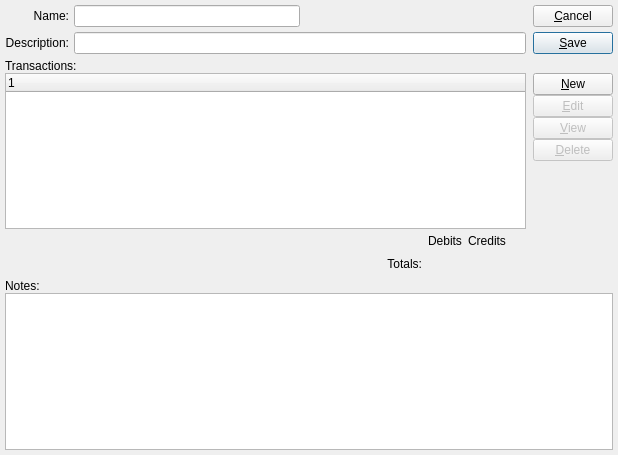
<?xml version="1.0" encoding="UTF-8"?>
<ui version="4.0">
 <comment>This file is part of the xTuple ERP: PostBooks Edition, a free and
open source Enterprise Resource Planning software suite,
Copyright (c) 1999-2018 by OpenMFG LLC, d/b/a xTuple.
It is licensed to you under the Common Public Attribution License
version 1.0, the full text of which (including xTuple-specific Exhibits)
is available at www.xtuple.com/CPAL.  By using this software, you agree
to be bound by its terms.</comment>
 <class>standardJournal</class>
 <widget class="QDialog" name="standardJournal">
  <property name="geometry">
   <rect>
    <x>0</x>
    <y>0</y>
    <width>618</width>
    <height>455</height>
   </rect>
  </property>
  <property name="windowTitle">
   <string>Standard Journal</string>
  </property>
  <layout class="QVBoxLayout">
   <property name="spacing">
    <number>5</number>
   </property>
   <property name="leftMargin">
    <number>5</number>
   </property>
   <property name="topMargin">
    <number>5</number>
   </property>
   <property name="rightMargin">
    <number>5</number>
   </property>
   <property name="bottomMargin">
    <number>5</number>
   </property>
   <item>
    <layout class="QHBoxLayout">
     <property name="spacing">
      <number>7</number>
     </property>
     <item>
      <layout class="QVBoxLayout">
       <property name="spacing">
        <number>0</number>
       </property>
       <item>
        <layout class="QHBoxLayout">
         <property name="spacing">
          <number>5</number>
         </property>
         <item>
          <layout class="QVBoxLayout">
           <property name="spacing">
            <number>5</number>
           </property>
           <item>
            <widget class="QLabel" name="_nameLit">
             <property name="text">
              <string>Name:</string>
             </property>
             <property name="alignment">
              <set>Qt::AlignRight|Qt::AlignTrailing|Qt::AlignVCenter</set>
             </property>
            </widget>
           </item>
           <item>
            <widget class="QLabel" name="_descriptionLit">
             <property name="text">
              <string>Description:</string>
             </property>
             <property name="alignment">
              <set>Qt::AlignRight|Qt::AlignTrailing|Qt::AlignVCenter</set>
             </property>
            </widget>
           </item>
          </layout>
         </item>
         <item>
          <layout class="QVBoxLayout">
           <property name="spacing">
            <number>5</number>
           </property>
           <item>
            <layout class="QHBoxLayout">
             <property name="spacing">
              <number>0</number>
             </property>
             <item>
              <widget class="XLineEdit" name="_name"/>
             </item>
             <item>
              <spacer>
               <property name="orientation">
                <enum>Qt::Horizontal</enum>
               </property>
               <property name="sizeType">
                <enum>QSizePolicy::Expanding</enum>
               </property>
               <property name="sizeHint" stdset="0">
                <size>
                 <width>16</width>
                 <height>10</height>
                </size>
               </property>
              </spacer>
             </item>
            </layout>
           </item>
           <item>
            <widget class="XLineEdit" name="_descrip"/>
           </item>
          </layout>
         </item>
        </layout>
       </item>
       <item>
        <spacer>
         <property name="orientation">
          <enum>Qt::Vertical</enum>
         </property>
         <property name="sizeType">
          <enum>QSizePolicy::Preferred</enum>
         </property>
         <property name="sizeHint" stdset="0">
          <size>
           <width>10</width>
           <height>0</height>
          </size>
         </property>
        </spacer>
       </item>
      </layout>
     </item>
     <item>
      <layout class="QVBoxLayout">
       <property name="spacing">
        <number>5</number>
       </property>
       <item>
        <widget class="QPushButton" name="_close">
         <property name="text">
          <string>&amp;Cancel</string>
         </property>
        </widget>
       </item>
       <item>
        <widget class="QPushButton" name="_save">
         <property name="text">
          <string>&amp;Save</string>
         </property>
         <property name="default">
          <bool>true</bool>
         </property>
        </widget>
       </item>
      </layout>
     </item>
    </layout>
   </item>
   <item>
    <layout class="QVBoxLayout">
     <property name="spacing">
      <number>0</number>
     </property>
     <item>
      <widget class="QLabel" name="_transactionsLit">
       <property name="text">
        <string>Transactions:</string>
       </property>
       <property name="alignment">
        <set>Qt::AlignLeading|Qt::AlignLeft|Qt::AlignVCenter</set>
       </property>
      </widget>
     </item>
     <item>
      <layout class="QHBoxLayout">
       <property name="spacing">
        <number>7</number>
       </property>
       <item>
        <layout class="QVBoxLayout">
         <property name="spacing">
          <number>5</number>
         </property>
         <item>
          <widget class="XTreeWidget" name="_stdjrnlitem"/>
         </item>
         <item>
          <layout class="QGridLayout" name="gridLayout">
           <item row="1" column="4">
            <spacer>
             <property name="orientation">
              <enum>Qt::Horizontal</enum>
             </property>
             <property name="sizeType">
              <enum>QSizePolicy::Preferred</enum>
             </property>
             <property name="sizeHint" stdset="0">
              <size>
               <width>20</width>
               <height>16</height>
              </size>
             </property>
            </spacer>
           </item>
           <item row="1" column="1">
            <widget class="QLabel" name="_totalsLit">
             <property name="text">
              <string>Totals:</string>
             </property>
             <property name="alignment">
              <set>Qt::AlignRight|Qt::AlignTrailing|Qt::AlignVCenter</set>
             </property>
            </widget>
           </item>
           <item row="0" column="2">
            <widget class="QLabel" name="_debitsLit">
             <property name="text">
              <string>Debits</string>
             </property>
             <property name="alignment">
              <set>Qt::AlignCenter</set>
             </property>
            </widget>
           </item>
           <item row="0" column="3">
            <widget class="QLabel" name="_creditLit">
             <property name="text">
              <string>Credits</string>
             </property>
             <property name="alignment">
              <set>Qt::AlignCenter</set>
             </property>
            </widget>
           </item>
           <item row="1" column="3">
            <widget class="XLabel" name="_credits">
             <property name="alignment">
              <set>Qt::AlignRight|Qt::AlignTrailing|Qt::AlignVCenter</set>
             </property>
            </widget>
           </item>
           <item row="1" column="2">
            <widget class="XLabel" name="_debits">
             <property name="alignment">
              <set>Qt::AlignRight|Qt::AlignTrailing|Qt::AlignVCenter</set>
             </property>
            </widget>
           </item>
           <item row="1" column="0">
            <spacer name="horizontalSpacer">
             <property name="orientation">
              <enum>Qt::Horizontal</enum>
             </property>
             <property name="sizeHint" stdset="0">
              <size>
               <width>40</width>
               <height>20</height>
              </size>
             </property>
            </spacer>
           </item>
          </layout>
         </item>
        </layout>
       </item>
       <item>
        <layout class="QVBoxLayout">
         <property name="spacing">
          <number>0</number>
         </property>
         <item>
          <layout class="QVBoxLayout">
           <property name="spacing">
            <number>0</number>
           </property>
           <item>
            <widget class="QPushButton" name="_new">
             <property name="text">
              <string>&amp;New</string>
             </property>
            </widget>
           </item>
           <item>
            <widget class="QPushButton" name="_edit">
             <property name="enabled">
              <bool>false</bool>
             </property>
             <property name="text">
              <string>&amp;Edit</string>
             </property>
            </widget>
           </item>
           <item>
            <widget class="QPushButton" name="_view">
             <property name="enabled">
              <bool>false</bool>
             </property>
             <property name="text">
              <string>&amp;View</string>
             </property>
            </widget>
           </item>
           <item>
            <widget class="QPushButton" name="_delete">
             <property name="enabled">
              <bool>false</bool>
             </property>
             <property name="text">
              <string>&amp;Delete</string>
             </property>
            </widget>
           </item>
          </layout>
         </item>
         <item>
          <spacer>
           <property name="orientation">
            <enum>Qt::Vertical</enum>
           </property>
           <property name="sizeType">
            <enum>QSizePolicy::Expanding</enum>
           </property>
           <property name="sizeHint" stdset="0">
            <size>
             <width>10</width>
             <height>21</height>
            </size>
           </property>
          </spacer>
         </item>
        </layout>
       </item>
      </layout>
     </item>
    </layout>
   </item>
   <item>
    <layout class="QVBoxLayout">
     <property name="spacing">
      <number>0</number>
     </property>
     <item>
      <widget class="QLabel" name="_notesLit">
       <property name="text">
        <string>Notes:</string>
       </property>
       <property name="alignment">
        <set>Qt::AlignLeading|Qt::AlignLeft|Qt::AlignVCenter</set>
       </property>
      </widget>
     </item>
     <item>
      <widget class="XTextEdit" name="_notes"/>
     </item>
    </layout>
   </item>
  </layout>
 </widget>
 <layoutdefault spacing="6" margin="11"/>
 <customwidgets>
  <customwidget>
   <class>XLabel</class>
   <extends>QLabel</extends>
   <header>xlabel.h</header>
  </customwidget>
  <customwidget>
   <class>XLineEdit</class>
   <extends>QLineEdit</extends>
   <header>xlineedit.h</header>
   <container>1</container>
  </customwidget>
  <customwidget>
   <class>XTreeWidget</class>
   <extends>QTreeWidget</extends>
   <header>xtreewidget.h</header>
   <container>1</container>
  </customwidget>
  <customwidget>
   <class>XTextEdit</class>
   <extends>QTextEdit</extends>
   <header>xtextedit.h</header>
  </customwidget>
 </customwidgets>
 <tabstops>
  <tabstop>_name</tabstop>
  <tabstop>_descrip</tabstop>
  <tabstop>_stdjrnlitem</tabstop>
  <tabstop>_new</tabstop>
  <tabstop>_edit</tabstop>
  <tabstop>_view</tabstop>
  <tabstop>_delete</tabstop>
  <tabstop>_notes</tabstop>
  <tabstop>_save</tabstop>
  <tabstop>_close</tabstop>
 </tabstops>
 <resources/>
 <connections>
  <connection>
   <sender>_stdjrnlitem</sender>
   <signal>valid(bool)</signal>
   <receiver>_view</receiver>
   <slot>setEnabled(bool)</slot>
   <hints>
    <hint type="sourcelabel">
     <x>20</x>
     <y>20</y>
    </hint>
    <hint type="destinationlabel">
     <x>20</x>
     <y>20</y>
    </hint>
   </hints>
  </connection>
  <connection>
   <sender>_close</sender>
   <signal>clicked()</signal>
   <receiver>standardJournal</receiver>
   <slot>reject()</slot>
   <hints>
    <hint type="sourcelabel">
     <x>20</x>
     <y>20</y>
    </hint>
    <hint type="destinationlabel">
     <x>20</x>
     <y>20</y>
    </hint>
   </hints>
  </connection>
 </connections>
</ui>
